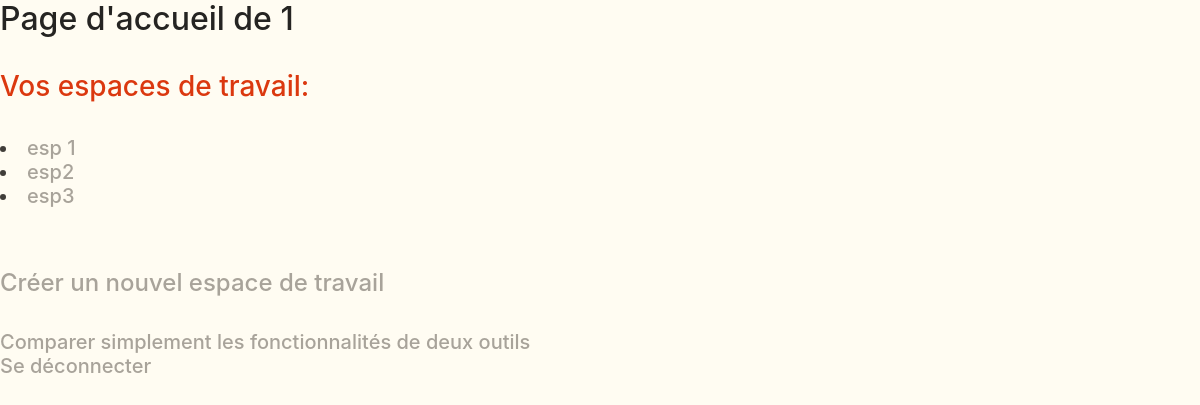
The app's page /accueil/1/, older data.
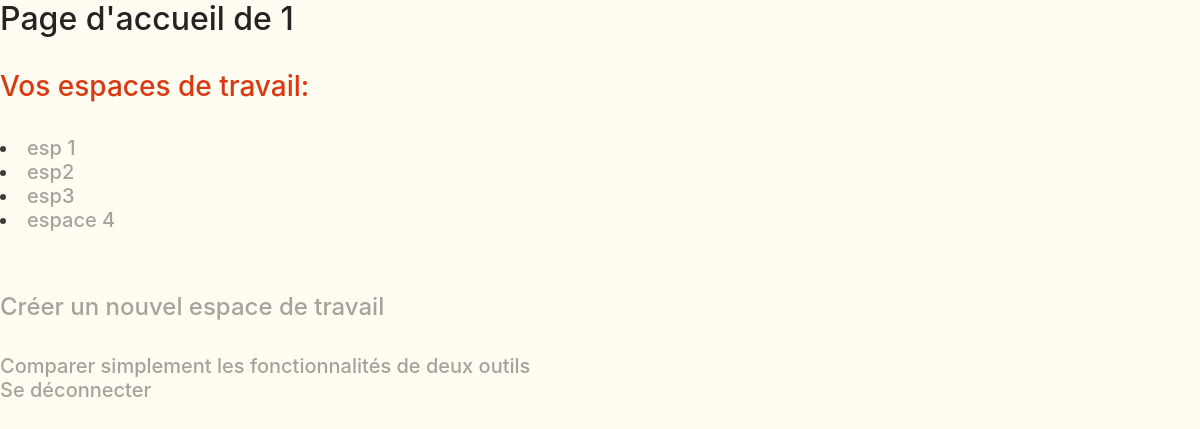
The same page, newer data.
### recommandation/models.py (models this page shows)
class Espace(models.Model):
    id_espace = models.AutoField(primary_key=True)
    nom_espace = models.TextField()
    acts_ponct = models.JSONField(default=list, blank=True, null=True)
    outils_utilisés = models.JSONField(default=list, blank=True, null=True)
    outils_recommandés = models.JSONField(default=list, blank=True, null=True)
    class Meta:
        managed = False
        db_table = 'Espace'

### recommandation/views.py (the view)
# urls.py: path('accueil/<int:id>/', views.accueil_uti_view, name='Accueil utilisateur'),
def accueil_uti_view(request, id):
    utilisateur = Utilisateur.objects.get(id=id)
    if utilisateur.ids_espaces is not None:
        espaces = Espace.objects.filter(id_espace__in = utilisateur.ids_espaces)
    else:
        espaces = None
    context = { 'uti': utilisateur, 'esps': espaces }
    return render(request, 'utilisateur_accueil.html', context)

### templates/utilisateur_accueil.html (shortened to what this page needs)
{% extends 'base.html' %}
{% block titre %}
<head>
</head>
{% endblock %}
{% block content %}
<h2>Page d'accueil de {{ uti.id }}</h2>
<br />
<h3>Vos espaces de travail:</h3>
<br />
<h5> {% for esp in esps %}
<li><a href="/espace/{{ esp.id_espace }}/">{{ esp.nom_espace }}</a></li>
{% endfor %}
<br /> </h5>
<h4></br><a href="/choix_ini/{{uti.id}}/">Créer un nouvel espace de travail</a></h4>
<h5> </br><a href="/selection_deux_outils/">Comparer simplement les fonctionnalités de deux outils</a>
<br /><a href='/login/'>Se déconnecter</a>
</h5>
{% endblock %}

Row changes from the older to the newer data that the page shows:
added Espace: nom_espace "espace 4"
